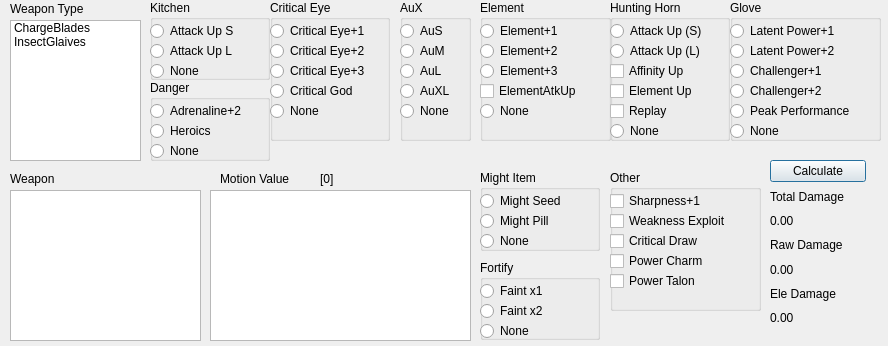
<?xml version="1.0" encoding="UTF-8"?>
<ui version="4.0">
 <class>damagecalculatordialog</class>
 <widget class="QDialog" name="damagecalculatordialog">
  <property name="geometry">
   <rect>
    <x>0</x>
    <y>0</y>
    <width>888</width>
    <height>346</height>
   </rect>
  </property>
  <property name="windowTitle">
   <string>Dialog</string>
  </property>
  <widget class="QListWidget" name="weapon_type_list_widget">
   <property name="geometry">
    <rect>
     <x>10</x>
     <y>20</y>
     <width>131</width>
     <height>141</height>
    </rect>
   </property>
   <item>
    <property name="text">
     <string>ChargeBlades</string>
    </property>
   </item>
   <item>
    <property name="text">
     <string>InsectGlaives</string>
    </property>
   </item>
  </widget>
  <widget class="QListWidget" name="weapon_list_widget">
   <property name="geometry">
    <rect>
     <x>10</x>
     <y>190</y>
     <width>191</width>
     <height>151</height>
    </rect>
   </property>
  </widget>
  <widget class="QGroupBox" name="AuXBox">
   <property name="geometry">
    <rect>
     <x>400</x>
     <y>0</y>
     <width>71</width>
     <height>141</height>
    </rect>
   </property>
   <property name="title">
    <string>AuX</string>
   </property>
   <widget class="QRadioButton" name="AuSRadioButton">
    <property name="geometry">
     <rect>
      <x>0</x>
      <y>20</y>
      <width>71</width>
      <height>22</height>
     </rect>
    </property>
    <property name="text">
     <string>AuS</string>
    </property>
   </widget>
   <widget class="QRadioButton" name="AuMRadioButton">
    <property name="geometry">
     <rect>
      <x>0</x>
      <y>40</y>
      <width>71</width>
      <height>22</height>
     </rect>
    </property>
    <property name="text">
     <string>AuM</string>
    </property>
   </widget>
   <widget class="QRadioButton" name="AuLRadioButton">
    <property name="geometry">
     <rect>
      <x>0</x>
      <y>60</y>
      <width>71</width>
      <height>22</height>
     </rect>
    </property>
    <property name="text">
     <string>AuL</string>
    </property>
   </widget>
   <widget class="QRadioButton" name="AuXLRadioButton">
    <property name="geometry">
     <rect>
      <x>0</x>
      <y>80</y>
      <width>71</width>
      <height>22</height>
     </rect>
    </property>
    <property name="text">
     <string>AuXL</string>
    </property>
   </widget>
   <widget class="QRadioButton" name="AuXNoneRadioButton">
    <property name="geometry">
     <rect>
      <x>0</x>
      <y>100</y>
      <width>71</width>
      <height>22</height>
     </rect>
    </property>
    <property name="text">
     <string>None</string>
    </property>
   </widget>
  </widget>
  <widget class="QGroupBox" name="criticalEyeBox">
   <property name="geometry">
    <rect>
     <x>270</x>
     <y>0</y>
     <width>120</width>
     <height>141</height>
    </rect>
   </property>
   <property name="title">
    <string>Critical Eye</string>
   </property>
   <widget class="QRadioButton" name="criticalEye1RadioButton">
    <property name="geometry">
     <rect>
      <x>0</x>
      <y>20</y>
      <width>117</width>
      <height>22</height>
     </rect>
    </property>
    <property name="text">
     <string>Critical Eye+1</string>
    </property>
   </widget>
   <widget class="QRadioButton" name="criticalEye2RadioButton">
    <property name="geometry">
     <rect>
      <x>0</x>
      <y>40</y>
      <width>117</width>
      <height>22</height>
     </rect>
    </property>
    <property name="text">
     <string>Critical Eye+2</string>
    </property>
   </widget>
   <widget class="QRadioButton" name="criticalEye3RadioButton">
    <property name="geometry">
     <rect>
      <x>0</x>
      <y>60</y>
      <width>117</width>
      <height>22</height>
     </rect>
    </property>
    <property name="text">
     <string>Critical Eye+3</string>
    </property>
   </widget>
   <widget class="QRadioButton" name="criticalGodRadioButton">
    <property name="geometry">
     <rect>
      <x>0</x>
      <y>80</y>
      <width>117</width>
      <height>22</height>
     </rect>
    </property>
    <property name="text">
     <string>Critical God</string>
    </property>
   </widget>
   <widget class="QRadioButton" name="CENoneRadioButton">
    <property name="geometry">
     <rect>
      <x>0</x>
      <y>100</y>
      <width>117</width>
      <height>22</height>
     </rect>
    </property>
    <property name="text">
     <string>None</string>
    </property>
   </widget>
  </widget>
  <widget class="QGroupBox" name="gloveBox">
   <property name="geometry">
    <rect>
     <x>730</x>
     <y>0</y>
     <width>151</width>
     <height>141</height>
    </rect>
   </property>
   <property name="title">
    <string>Glove</string>
   </property>
   <widget class="QRadioButton" name="latentPower1RadioButton">
    <property name="geometry">
     <rect>
      <x>0</x>
      <y>20</y>
      <width>141</width>
      <height>22</height>
     </rect>
    </property>
    <property name="text">
     <string>Latent Power+1</string>
    </property>
   </widget>
   <widget class="QRadioButton" name="latentPower2RadioButton">
    <property name="geometry">
     <rect>
      <x>0</x>
      <y>40</y>
      <width>141</width>
      <height>22</height>
     </rect>
    </property>
    <property name="text">
     <string>Latent Power+2</string>
    </property>
   </widget>
   <widget class="QRadioButton" name="challenger1RadioButton">
    <property name="geometry">
     <rect>
      <x>0</x>
      <y>60</y>
      <width>121</width>
      <height>22</height>
     </rect>
    </property>
    <property name="text">
     <string>Challenger+1</string>
    </property>
   </widget>
   <widget class="QRadioButton" name="challenger2RadioButton">
    <property name="geometry">
     <rect>
      <x>0</x>
      <y>80</y>
      <width>117</width>
      <height>22</height>
     </rect>
    </property>
    <property name="text">
     <string>Challenger+2</string>
    </property>
   </widget>
   <widget class="QRadioButton" name="gloveNoneRadioButton">
    <property name="geometry">
     <rect>
      <x>0</x>
      <y>120</y>
      <width>117</width>
      <height>22</height>
     </rect>
    </property>
    <property name="text">
     <string>None</string>
    </property>
   </widget>
   <widget class="QRadioButton" name="peakPerformanceRadioButton">
    <property name="geometry">
     <rect>
      <x>0</x>
      <y>100</y>
      <width>161</width>
      <height>22</height>
     </rect>
    </property>
    <property name="text">
     <string>Peak Performance</string>
    </property>
   </widget>
  </widget>
  <widget class="QGroupBox" name="otherBox">
   <property name="geometry">
    <rect>
     <x>610</x>
     <y>170</y>
     <width>151</width>
     <height>141</height>
    </rect>
   </property>
   <property name="title">
    <string>Other</string>
   </property>
   <widget class="QCheckBox" name="sharpnessCheckBox">
    <property name="geometry">
     <rect>
      <x>0</x>
      <y>20</y>
      <width>111</width>
      <height>22</height>
     </rect>
    </property>
    <property name="text">
     <string>Sharpness+1</string>
    </property>
   </widget>
   <widget class="QCheckBox" name="weaknessExploitCheckBox">
    <property name="geometry">
     <rect>
      <x>0</x>
      <y>40</y>
      <width>151</width>
      <height>22</height>
     </rect>
    </property>
    <property name="text">
     <string>Weakness Exploit</string>
    </property>
   </widget>
   <widget class="QCheckBox" name="powerCharmCheckBox">
    <property name="geometry">
     <rect>
      <x>0</x>
      <y>80</y>
      <width>121</width>
      <height>22</height>
     </rect>
    </property>
    <property name="text">
     <string>Power Charm</string>
    </property>
   </widget>
   <widget class="QCheckBox" name="criticalDrawCheckBox">
    <property name="geometry">
     <rect>
      <x>0</x>
      <y>60</y>
      <width>121</width>
      <height>22</height>
     </rect>
    </property>
    <property name="text">
     <string>Critical Draw</string>
    </property>
   </widget>
   <widget class="QCheckBox" name="powerTalonCheckBox">
    <property name="geometry">
     <rect>
      <x>0</x>
      <y>100</y>
      <width>111</width>
      <height>22</height>
     </rect>
    </property>
    <property name="text">
     <string>Power Talon</string>
    </property>
   </widget>
  </widget>
  <widget class="QGroupBox" name="elementBox">
   <property name="geometry">
    <rect>
     <x>480</x>
     <y>0</y>
     <width>131</width>
     <height>141</height>
    </rect>
   </property>
   <property name="title">
    <string>Element</string>
   </property>
   <widget class="QRadioButton" name="element1RadioButton">
    <property name="geometry">
     <rect>
      <x>0</x>
      <y>20</y>
      <width>117</width>
      <height>22</height>
     </rect>
    </property>
    <property name="text">
     <string>Element+1</string>
    </property>
   </widget>
   <widget class="QRadioButton" name="element2RadioButton">
    <property name="geometry">
     <rect>
      <x>0</x>
      <y>40</y>
      <width>117</width>
      <height>22</height>
     </rect>
    </property>
    <property name="text">
     <string>Element+2</string>
    </property>
   </widget>
   <widget class="QRadioButton" name="element3RadioButton">
    <property name="geometry">
     <rect>
      <x>0</x>
      <y>60</y>
      <width>117</width>
      <height>22</height>
     </rect>
    </property>
    <property name="text">
     <string>Element+3</string>
    </property>
   </widget>
   <widget class="QCheckBox" name="elementAtkUpCheckBox">
    <property name="geometry">
     <rect>
      <x>0</x>
      <y>80</y>
      <width>131</width>
      <height>22</height>
     </rect>
    </property>
    <property name="text">
     <string>ElementAtkUp</string>
    </property>
   </widget>
   <widget class="QRadioButton" name="elementNoneRadioButton">
    <property name="geometry">
     <rect>
      <x>0</x>
      <y>100</y>
      <width>71</width>
      <height>22</height>
     </rect>
    </property>
    <property name="text">
     <string>None</string>
    </property>
   </widget>
   <zorder>element1RadioButton</zorder>
   <zorder>element2RadioButton</zorder>
   <zorder>element3RadioButton</zorder>
   <zorder>elementAtkUpCheckBox</zorder>
   <zorder>elementNoneRadioButton</zorder>
   <zorder>criticalEyeBox</zorder>
  </widget>
  <widget class="QGroupBox" name="huntingHornBox">
   <property name="geometry">
    <rect>
     <x>610</x>
     <y>0</y>
     <width>120</width>
     <height>141</height>
    </rect>
   </property>
   <property name="title">
    <string>Hunting Horn</string>
   </property>
   <widget class="QRadioButton" name="attackUpSRadioButton">
    <property name="geometry">
     <rect>
      <x>0</x>
      <y>20</y>
      <width>117</width>
      <height>22</height>
     </rect>
    </property>
    <property name="text">
     <string>Attack Up (S)</string>
    </property>
   </widget>
   <widget class="QRadioButton" name="attackUpLRadioButton">
    <property name="geometry">
     <rect>
      <x>0</x>
      <y>40</y>
      <width>117</width>
      <height>22</height>
     </rect>
    </property>
    <property name="text">
     <string>Attack Up (L)</string>
    </property>
   </widget>
   <widget class="QCheckBox" name="replayCheckBox">
    <property name="geometry">
     <rect>
      <x>0</x>
      <y>100</y>
      <width>97</width>
      <height>22</height>
     </rect>
    </property>
    <property name="text">
     <string>Replay</string>
    </property>
   </widget>
   <widget class="QRadioButton" name="HHNoneRadioButton">
    <property name="geometry">
     <rect>
      <x>0</x>
      <y>120</y>
      <width>71</width>
      <height>22</height>
     </rect>
    </property>
    <property name="text">
     <string>None</string>
    </property>
   </widget>
   <widget class="QCheckBox" name="affinityUpCheckBox">
    <property name="geometry">
     <rect>
      <x>0</x>
      <y>60</y>
      <width>111</width>
      <height>22</height>
     </rect>
    </property>
    <property name="text">
     <string>Affinity Up</string>
    </property>
   </widget>
   <widget class="QCheckBox" name="elementUpCheckBox">
    <property name="geometry">
     <rect>
      <x>0</x>
      <y>80</y>
      <width>111</width>
      <height>22</height>
     </rect>
    </property>
    <property name="text">
     <string>Element Up</string>
    </property>
   </widget>
  </widget>
  <widget class="QListWidget" name="motionValueListWidget">
   <property name="geometry">
    <rect>
     <x>210</x>
     <y>190</y>
     <width>261</width>
     <height>151</height>
    </rect>
   </property>
  </widget>
  <widget class="QLabel" name="weaponLabel">
   <property name="geometry">
    <rect>
     <x>10</x>
     <y>170</y>
     <width>67</width>
     <height>17</height>
    </rect>
   </property>
   <property name="text">
    <string>Weapon</string>
   </property>
  </widget>
  <widget class="QLabel" name="weaponTypeLabel">
   <property name="geometry">
    <rect>
     <x>10</x>
     <y>0</y>
     <width>101</width>
     <height>17</height>
    </rect>
   </property>
   <property name="text">
    <string>Weapon Type</string>
   </property>
  </widget>
  <widget class="QLabel" name="motionValueLabel">
   <property name="geometry">
    <rect>
     <x>220</x>
     <y>170</y>
     <width>101</width>
     <height>17</height>
    </rect>
   </property>
   <property name="text">
    <string>Motion Value</string>
   </property>
  </widget>
  <widget class="QGroupBox" name="kitchenBox">
   <property name="geometry">
    <rect>
     <x>150</x>
     <y>0</y>
     <width>120</width>
     <height>80</height>
    </rect>
   </property>
   <property name="title">
    <string>Kitchen</string>
   </property>
   <widget class="QRadioButton" name="AuSKitchenRadioButton">
    <property name="geometry">
     <rect>
      <x>0</x>
      <y>20</y>
      <width>117</width>
      <height>22</height>
     </rect>
    </property>
    <property name="text">
     <string>Attack Up S</string>
    </property>
   </widget>
   <widget class="QRadioButton" name="AuLKitchenRadioButton">
    <property name="geometry">
     <rect>
      <x>0</x>
      <y>40</y>
      <width>117</width>
      <height>22</height>
     </rect>
    </property>
    <property name="text">
     <string>Attack Up L</string>
    </property>
   </widget>
   <widget class="QRadioButton" name="kitchenNoneRadioButton">
    <property name="geometry">
     <rect>
      <x>0</x>
      <y>60</y>
      <width>117</width>
      <height>22</height>
     </rect>
    </property>
    <property name="text">
     <string>None</string>
    </property>
   </widget>
  </widget>
  <widget class="QGroupBox" name="seedPillBox">
   <property name="geometry">
    <rect>
     <x>480</x>
     <y>170</y>
     <width>120</width>
     <height>81</height>
    </rect>
   </property>
   <property name="title">
    <string>Might Item</string>
   </property>
   <widget class="QRadioButton" name="mightSeedRadioButton">
    <property name="geometry">
     <rect>
      <x>0</x>
      <y>20</y>
      <width>117</width>
      <height>22</height>
     </rect>
    </property>
    <property name="text">
     <string>Might Seed</string>
    </property>
   </widget>
   <widget class="QRadioButton" name="mightPillRadioButton">
    <property name="geometry">
     <rect>
      <x>0</x>
      <y>40</y>
      <width>117</width>
      <height>22</height>
     </rect>
    </property>
    <property name="text">
     <string>Might Pill</string>
    </property>
   </widget>
   <widget class="QRadioButton" name="mightNoneRadioButton">
    <property name="geometry">
     <rect>
      <x>0</x>
      <y>60</y>
      <width>117</width>
      <height>22</height>
     </rect>
    </property>
    <property name="text">
     <string>None</string>
    </property>
   </widget>
   <zorder>mightSeedRadioButton</zorder>
   <zorder>mightPillRadioButton</zorder>
   <zorder>mightNoneRadioButton</zorder>
   <zorder>otherBox</zorder>
  </widget>
  <widget class="QGroupBox" name="fortifyBox">
   <property name="geometry">
    <rect>
     <x>480</x>
     <y>260</y>
     <width>120</width>
     <height>80</height>
    </rect>
   </property>
   <property name="title">
    <string>Fortify</string>
   </property>
   <widget class="QRadioButton" name="faint1RadioButton">
    <property name="geometry">
     <rect>
      <x>0</x>
      <y>20</y>
      <width>117</width>
      <height>22</height>
     </rect>
    </property>
    <property name="text">
     <string>Faint x1</string>
    </property>
   </widget>
   <widget class="QRadioButton" name="faint2RadioButton">
    <property name="geometry">
     <rect>
      <x>0</x>
      <y>40</y>
      <width>117</width>
      <height>22</height>
     </rect>
    </property>
    <property name="text">
     <string>Faint x2</string>
    </property>
   </widget>
   <widget class="QRadioButton" name="fortifyNoneRadioButton">
    <property name="geometry">
     <rect>
      <x>0</x>
      <y>60</y>
      <width>117</width>
      <height>22</height>
     </rect>
    </property>
    <property name="text">
     <string>None</string>
    </property>
   </widget>
  </widget>
  <widget class="QGroupBox" name="dangerBox">
   <property name="geometry">
    <rect>
     <x>150</x>
     <y>80</y>
     <width>120</width>
     <height>81</height>
    </rect>
   </property>
   <property name="title">
    <string>Danger</string>
   </property>
   <widget class="QRadioButton" name="adrenaline2RadioButton">
    <property name="geometry">
     <rect>
      <x>0</x>
      <y>20</y>
      <width>117</width>
      <height>22</height>
     </rect>
    </property>
    <property name="text">
     <string>Adrenaline+2</string>
    </property>
   </widget>
   <widget class="QRadioButton" name="heroicsRadioButton">
    <property name="geometry">
     <rect>
      <x>0</x>
      <y>40</y>
      <width>117</width>
      <height>22</height>
     </rect>
    </property>
    <property name="text">
     <string>Heroics</string>
    </property>
   </widget>
   <widget class="QRadioButton" name="dangerNoneRadioButton">
    <property name="geometry">
     <rect>
      <x>0</x>
      <y>60</y>
      <width>117</width>
      <height>22</height>
     </rect>
    </property>
    <property name="text">
     <string>None</string>
    </property>
   </widget>
  </widget>
  <widget class="QWidget" name="layoutWidget">
   <property name="geometry">
    <rect>
     <x>770</x>
     <y>160</y>
     <width>96</width>
     <height>167</height>
    </rect>
   </property>
   <layout class="QVBoxLayout" name="verticalLayout">
    <item>
     <widget class="QPushButton" name="caclulatePushButton">
      <property name="text">
       <string>Calculate</string>
      </property>
     </widget>
    </item>
    <item>
     <widget class="QLabel" name="totalDamageLabel">
      <property name="text">
       <string>Total Damage</string>
      </property>
     </widget>
    </item>
    <item>
     <widget class="QLabel" name="totalDamageFloatLabel">
      <property name="text">
       <string>0.00</string>
      </property>
     </widget>
    </item>
    <item>
     <widget class="QLabel" name="rawDamageLabel">
      <property name="text">
       <string>Raw Damage</string>
      </property>
     </widget>
    </item>
    <item>
     <widget class="QLabel" name="rawDamageFloatLabel">
      <property name="text">
       <string>0.00</string>
      </property>
     </widget>
    </item>
    <item>
     <widget class="QLabel" name="elementalDamageLabel">
      <property name="text">
       <string>Ele Damage</string>
      </property>
     </widget>
    </item>
    <item>
     <widget class="QLabel" name="eleDamageFloatLabel">
      <property name="text">
       <string>0.00</string>
      </property>
     </widget>
    </item>
   </layout>
  </widget>
  <widget class="QLabel" name="motionValueStringLabel">
   <property name="geometry">
    <rect>
     <x>320</x>
     <y>170</y>
     <width>181</width>
     <height>17</height>
    </rect>
   </property>
   <property name="text">
    <string>[0]</string>
   </property>
  </widget>
  <zorder>weapon_type_list_widget</zorder>
  <zorder>weapon_list_widget</zorder>
  <zorder>AuXBox</zorder>
  <zorder>criticalEyeBox</zorder>
  <zorder>gloveBox</zorder>
  <zorder>otherBox</zorder>
  <zorder>elementBox</zorder>
  <zorder>huntingHornBox</zorder>
  <zorder>motionValueListWidget</zorder>
  <zorder>layoutWidget</zorder>
  <zorder>weaponLabel</zorder>
  <zorder>weaponTypeLabel</zorder>
  <zorder>motionValueLabel</zorder>
  <zorder>kitchenBox</zorder>
  <zorder>seedPillBox</zorder>
  <zorder>fortifyBox</zorder>
  <zorder>dangerBox</zorder>
  <zorder>kitchenNoneRadioButton</zorder>
  <zorder>motionValueStringLabel</zorder>
 </widget>
 <resources/>
 <connections/>
</ui>
